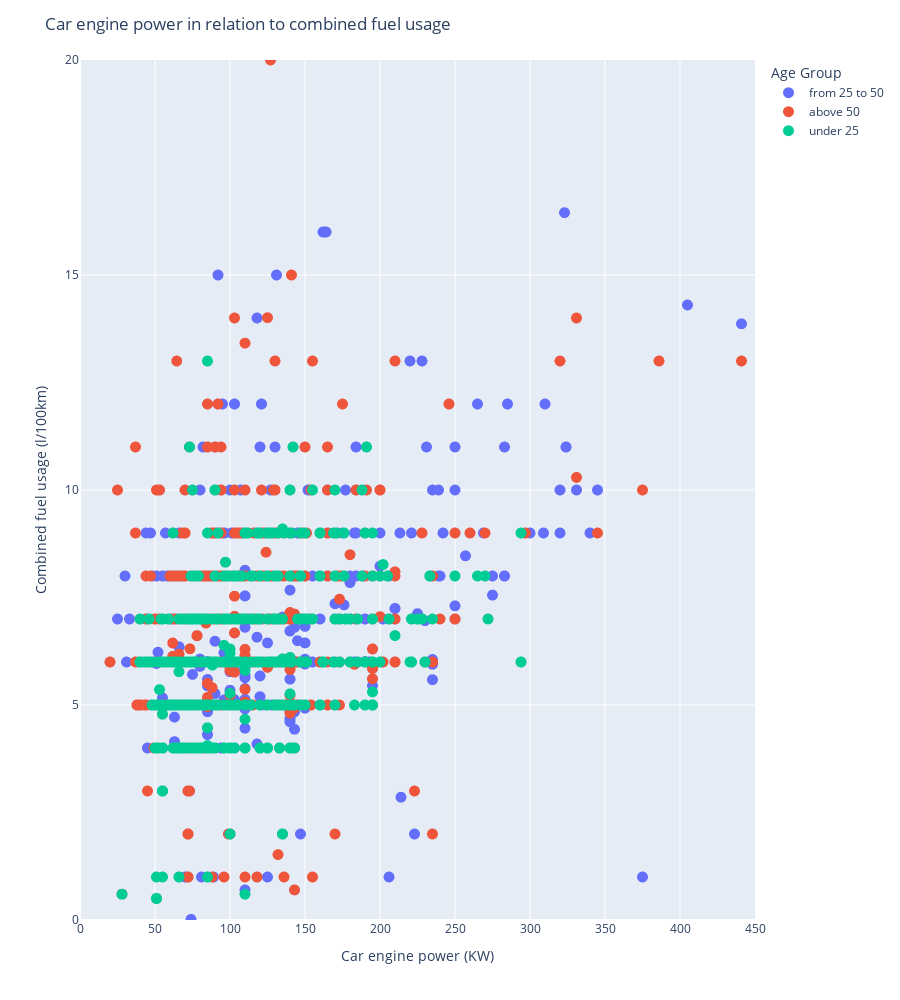
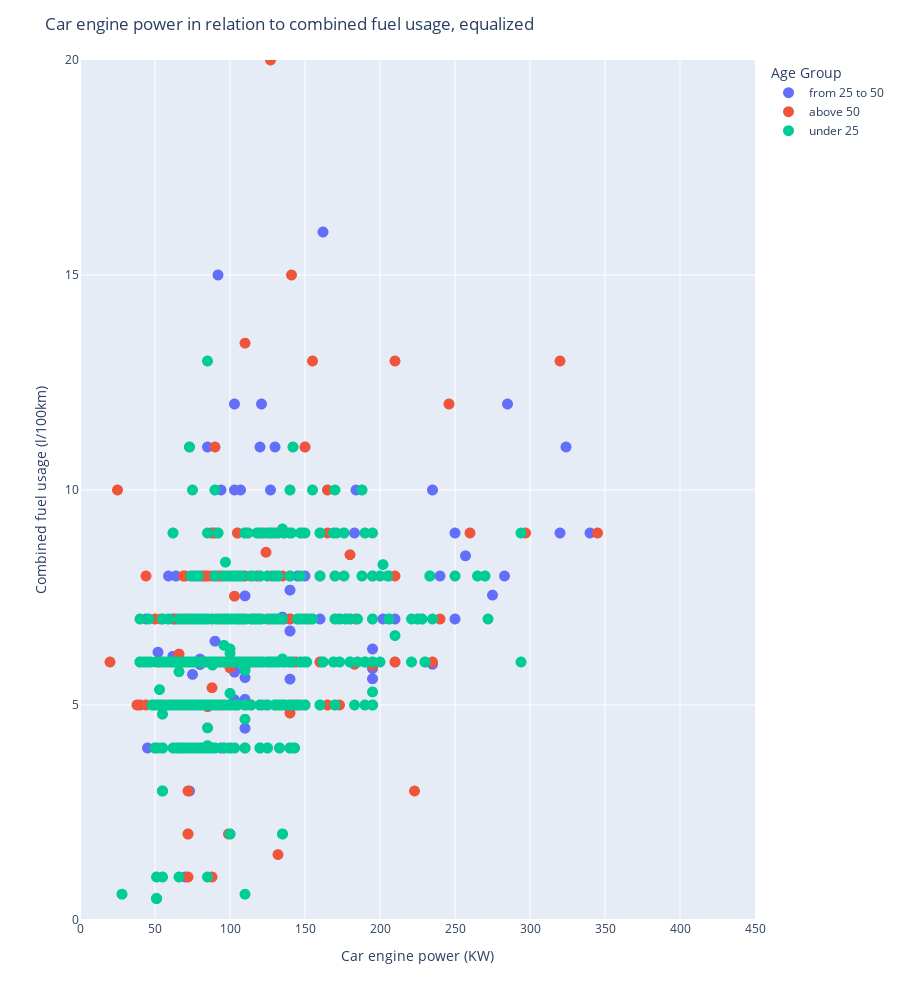

Source (notebook cell) for these figures, in order:
### Markdown cell above
### Razmerje med kombinirano porabo vozila in močjo vozila za različne starostne skupine

### Code cell
import math
import plotly.express as px
import numpy as np

filtered_cars = cars
filtered_cars['P12-Nazivna moc'] = pd.to_numeric(cars['P12-Nazivna moc'], errors='coerce')
# Remove rows where 'column_name' is NaN
filtered_cars = filtered_cars.dropna(subset=['P12-Nazivna moc'])
filtered_cars['V8-Kombinirana poraba goriva'] = pd.to_numeric(filtered_cars['V8-Kombinirana poraba goriva'], errors='coerce')
# Remove rows where 'column_name' is NaN
filtered_cars = filtered_cars.dropna(subset=['V8-Kombinirana poraba goriva'])

filtered_cars['V8-Kombinirana poraba goriva'] = filtered_cars['V8-Kombinirana poraba goriva'].astype(float)
filtered_cars['P12-Nazivna moc'] = filtered_cars['P12-Nazivna moc'].astype(float)

# Get a boolean series representing which row satisfies the condition
mask = filtered_cars['P13-Vrsta goriva (opis)'].isin(['Bencin', 'Dizel'])
# Filter the dataframe using the boolean series
filtered_cars = filtered_cars[mask]

# Define the bin edges
bin_edges = [0,30,55,200]

# Define the bin labels
bin_labels = ['under 25', 'from 25 to 50', 'above 50']

# Discretize the 'C-Starost uporabnika vozila' column into age groups
filtered_cars['Age Group'] = pd.cut(filtered_cars['C-Starost uporabnika vozila'], bins=bin_edges, labels=bin_labels)

# Count the number of cars in each age group
age_group_counts = collections.Counter(filtered_cars['Age Group'])
display(pd.DataFrame(columns=[list(age_group_counts.keys()),list(age_group_counts.values())]))
# Find the minimum count among age groups
min_count = min(age_group_counts.values())

# Scatter plot of nominal power vs combined fuel consumption with color by fuel type
fig = px.scatter(filtered_cars, x="P12-Nazivna moc", y="V8-Kombinirana poraba goriva", color="Age Group")
fig.update_yaxes(range=[0, 20])
fig.update_xaxes(range=[0, 450])
fig.update_layout(title='Car engine power in relation to combined fuel usage',
                   xaxis_title='Car engine power (KW)',
                   yaxis_title='Combined fuel usage (l/100km)')
fig.update_layout(dict(height=1000))              
fig.update_traces(marker=dict(size=11))

fig.show()


# Create a new DataFrame with equal number of points for each age group
equal_sampled_cars = pd.DataFrame()
for age_group, count in age_group_counts.items():
    if len(filtered_cars[filtered_cars['Age Group'] == age_group])>0:
        age_group_data = filtered_cars[filtered_cars['Age Group'] == age_group].sample(n=min_count, random_state=12)
        equal_sampled_cars = pd.concat([equal_sampled_cars, age_group_data])

# Scatter plot with equal number of points for each age group
fig = px.scatter(equal_sampled_cars, x="P12-Nazivna moc", y="V8-Kombinirana poraba goriva", color="Age Group")
fig.update_yaxes(range=[0, 20])
fig.update_xaxes(range=[0, 450])
fig.update_layout(title='Car engine power in relation to combined fuel usage, equalized',
                   xaxis_title='Car engine power (KW)',
                   yaxis_title='Combined fuel usage (l/100km)')
fig.update_layout(dict(height=1000))              
fig.update_traces(marker=dict(size=11))

fig.show()

### Figure 1 — Plotly figure (JSON) as saved in the notebook; plotly's stock layout.template omitted (floating-point values rounded to 4 significant figures; data arrays with more than 128 entries replaced by an {"elided": "..."} marker saying what was removed)
{"data": [{"hovertemplate": "Age Group=from 25 to 50<br>P12-Nazivna moc=%{x}<br>V8-Kombinirana poraba goriva=%{y}<extra></extra>", "legendgroup": "from 25 to 50", "marker": {"color": "#636efa", "size": 11, "symbol": "circle"}, "mode": "markers", "name": "from 25 to 50", "showlegend": true, "type": "scattergl", "x": {"elided": "13896 float values"}, "xaxis": "x", "y": {"elided": "13896 float values"}, "yaxis": "y"}, {"hovertemplate": "Age Group=above 50<br>P12-Nazivna moc=%{x}<br>V8-Kombinirana poraba goriva=%{y}<extra></extra>", "legendgroup": "above 50", "marker": {"color": "#EF553B", "size": 11, "symbol": "circle"}, "mode": "markers", "name": "above 50", "showlegend": true, "type": "scattergl", "x": {"elided": "9738 float values"}, "xaxis": "x", "y": {"elided": "9738 float values"}, "yaxis": "y"}, {"hovertemplate": "Age Group=under 25<br>P12-Nazivna moc=%{x}<br>V8-Kombinirana poraba goriva=%{y}<extra></extra>", "legendgroup": "under 25", "marker": {"color": "#00cc96", "size": 11, "symbol": "circle"}, "mode": "markers", "name": "under 25", "showlegend": true, "type": "scattergl", "x": {"elided": "2509 float values"}, "xaxis": "x", "y": {"elided": "2509 float values"}, "yaxis": "y"}], "layout": {"height": 1000, "legend": {"title": {"text": "Age Group"}, "tracegroupgap": 0}, "margin": {"t": 60}, "title": {"text": "Car engine power in relation to combined fuel usage"}, "xaxis": {"anchor": "y", "domain": [0, 1], "range": [0, 450], "title": {"text": "Car engine power (KW)"}}, "yaxis": {"anchor": "x", "domain": [0, 1], "range": [0, 20], "title": {"text": "Combined fuel usage (l/100km)"}}}}

### Figure 2 — Plotly figure (JSON) as saved in the notebook; plotly's stock layout.template omitted (floating-point values rounded to 4 significant figures; data arrays with more than 128 entries replaced by an {"elided": "..."} marker saying what was removed)
{"data": [{"hovertemplate": "Age Group=from 25 to 50<br>P12-Nazivna moc=%{x}<br>V8-Kombinirana poraba goriva=%{y}<extra></extra>", "legendgroup": "from 25 to 50", "marker": {"color": "#636efa", "size": 11, "symbol": "circle"}, "mode": "markers", "name": "from 25 to 50", "showlegend": true, "type": "scattergl", "x": {"elided": "2358 float values"}, "xaxis": "x", "y": {"elided": "2358 float values"}, "yaxis": "y"}, {"hovertemplate": "Age Group=above 50<br>P12-Nazivna moc=%{x}<br>V8-Kombinirana poraba goriva=%{y}<extra></extra>", "legendgroup": "above 50", "marker": {"color": "#EF553B", "size": 11, "symbol": "circle"}, "mode": "markers", "name": "above 50", "showlegend": true, "type": "scattergl", "x": {"elided": "2358 float values"}, "xaxis": "x", "y": {"elided": "2358 float values"}, "yaxis": "y"}, {"hovertemplate": "Age Group=under 25<br>P12-Nazivna moc=%{x}<br>V8-Kombinirana poraba goriva=%{y}<extra></extra>", "legendgroup": "under 25", "marker": {"color": "#00cc96", "size": 11, "symbol": "circle"}, "mode": "markers", "name": "under 25", "showlegend": true, "type": "scattergl", "x": {"elided": "2358 float values"}, "xaxis": "x", "y": {"elided": "2358 float values"}, "yaxis": "y"}], "layout": {"height": 1000, "legend": {"title": {"text": "Age Group"}, "tracegroupgap": 0}, "margin": {"t": 60}, "title": {"text": "Car engine power in relation to combined fuel usage, equalized"}, "xaxis": {"anchor": "y", "domain": [0, 1], "range": [0, 450], "title": {"text": "Car engine power (KW)"}}, "yaxis": {"anchor": "x", "domain": [0, 1], "range": [0, 20], "title": {"text": "Combined fuel usage (l/100km)"}}}}
